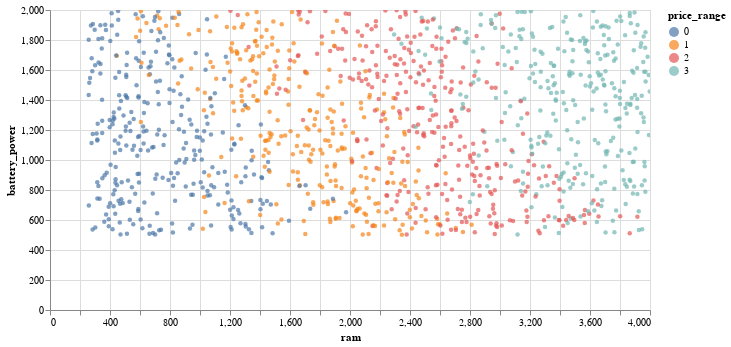

Notebook code cell kept with this figure:
### Code cell
chart=alt.Chart(df_train).mark_circle(size=20).encode(
    x='ram',
    y='battery_power',
    color='price_range:N'
).interactive().properties(
    width=600, height=300
)
chart

### Figure 1 — Vega-Lite specification as saved in the notebook (floating-point values rounded to 4 significant figures; data arrays with more than 128 entries replaced by an {"elided": "..."} marker saying what was removed)
{"config": {"view": {"continuousWidth": 400, "continuousHeight": 300}}, "data": {"name": "data-09822b38299182add12b59ea8bab1bfd"}, "mark": {"type": "circle", "size": 20}, "encoding": {"color": {"field": "price_range", "type": "nominal"}, "x": {"field": "ram", "type": "quantitative"}, "y": {"field": "battery_power", "type": "quantitative"}}, "height": 300, "selection": {"selector001": {"type": "interval", "bind": "scales", "encodings": ["x", "y"]}}, "width": 600, "$schema": "https://vega.github.io/schema/vega-lite/v4.17.0.json", "datasets": {"data-09822b38299182add12b59ea8bab1bfd": {"elided": "1208 records"}}}
